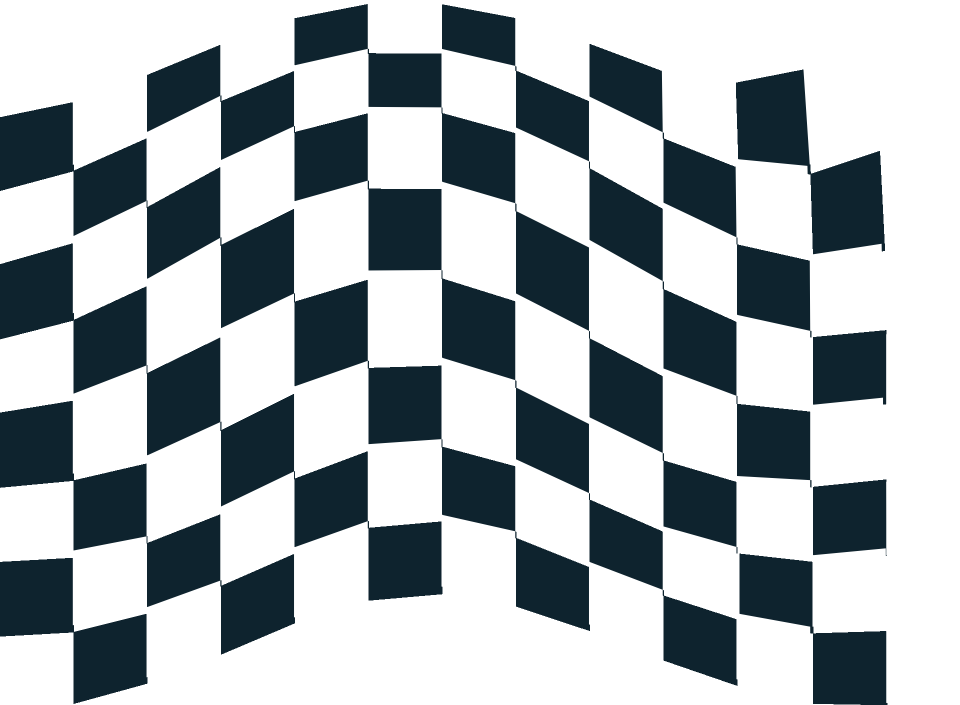
%> input picture Hw1/original.png, 1920 x 1410 px (shown at 1/2 size)
$ octave homework.m   (GNU Octave 9; MATLAB toolbox functions it lacks are replaced by stand-ins)
%> lines starting %> are read from the running program, lines starting %| are printed output that depends on the picture
%Procedure 1: Pictures with different sampling frequency.
I=imread("original.png");
%> I is the input picture: size 1410x1920x3 uint8; mean R, G, B 167.5, 175.2, 179.2
I1=rgb2gray(I);
imshow(I1); %I1 is original gray pic;

%procedure 2: Sampling and interpolation;
%Sampling with 2;
I2=I1(1:2:end,1:2:end);
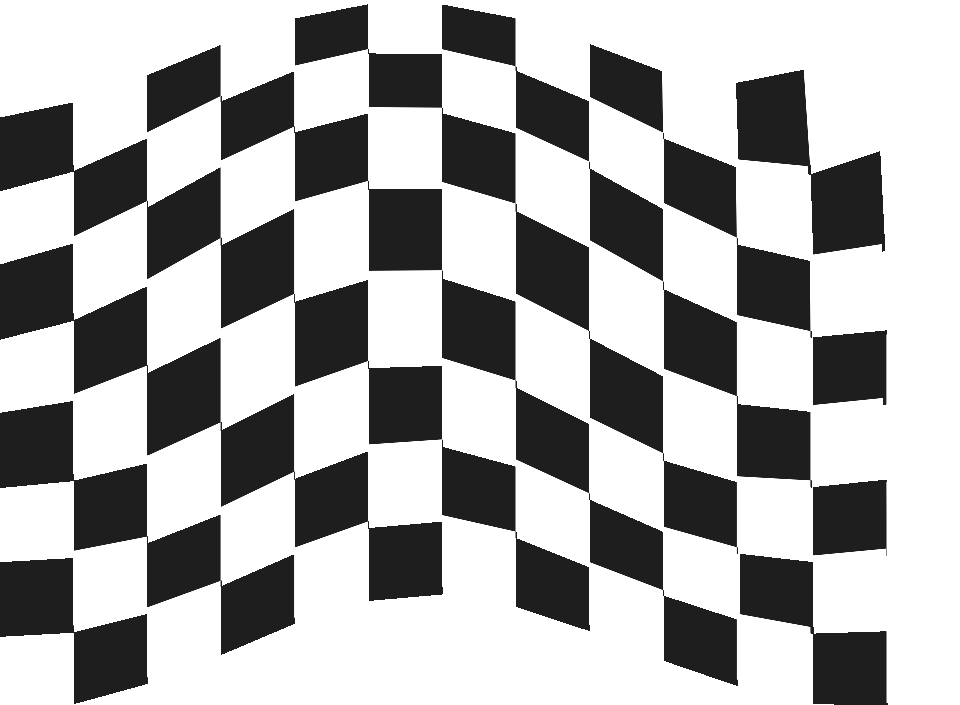
%> I2: size 705x960 uint8; min 30, max 255, mean 173.3
I2=imresize(I2,[1410,1920],"nearest");
%> I2: size 1410x1920 uint8
imshow(I2);
%Sampling with 4;
I3=I1(1:4:end,1:4:end);
I3=imresize(I3,[1410,1920],"nearest");
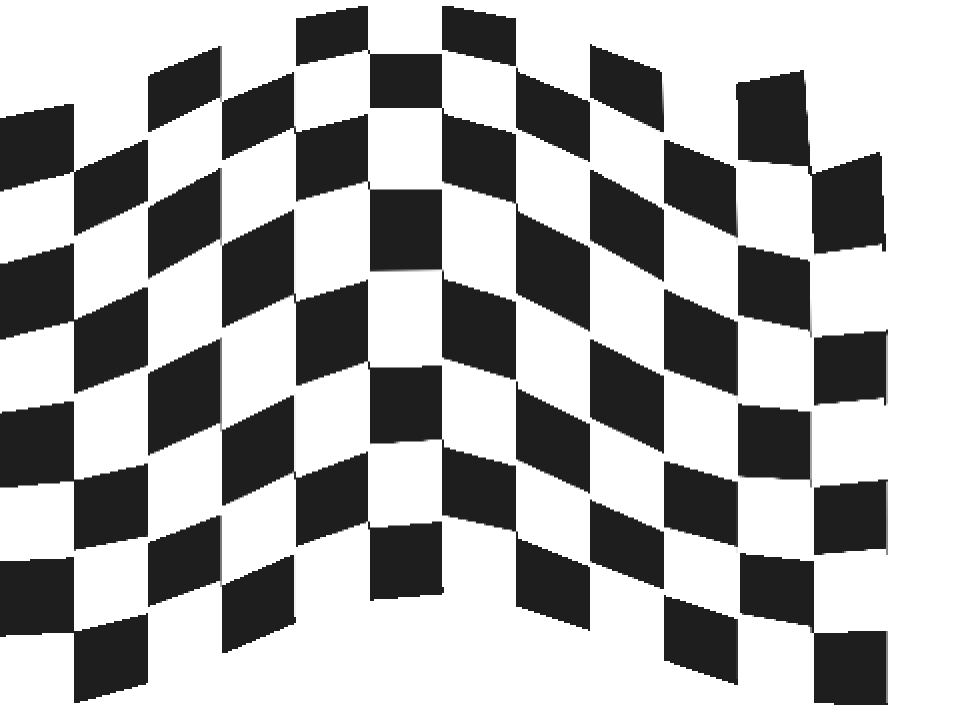
%> I3: size 1410x1920 uint8 (shown at 1/2 size); min 30, max 255, mean 173.4
imshow(I3);
%Sampling with 8;
I4=I1(1:8:end,1:8:end);
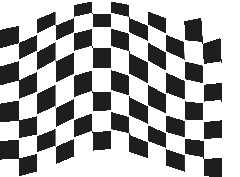
%> I4: size 177x240 uint8; min 30, max 255, mean 173.6
I4=imresize(I4,[1410,1920],"nearest");
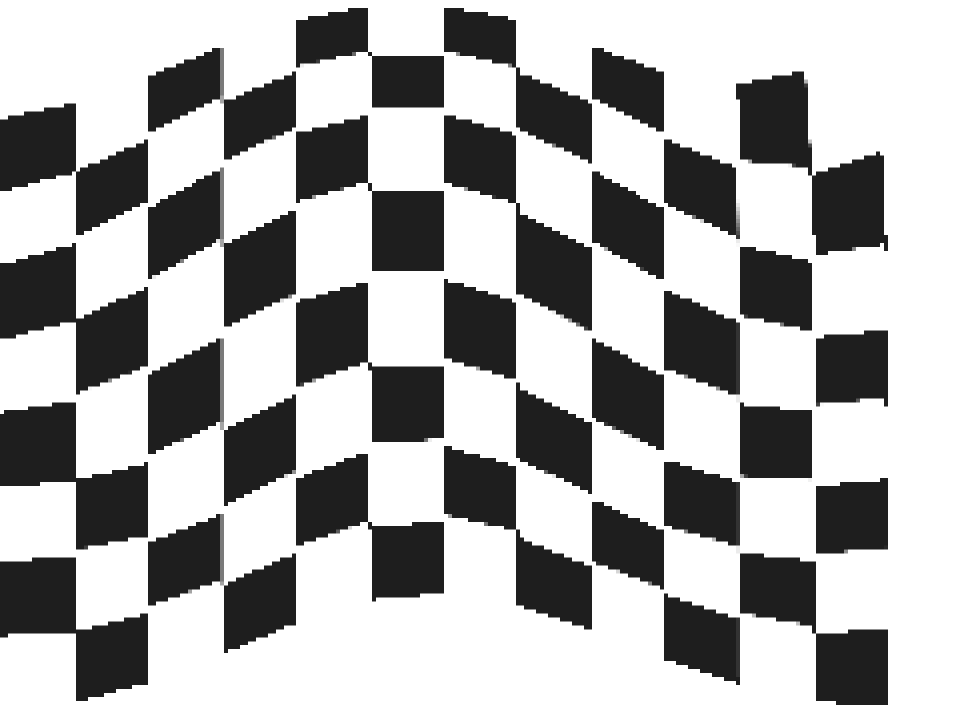
%> I4: size 1410x1920 uint8 (shown at 1/2 size); min 30, max 255, mean 173.6
imshow(I4);

%Procedure 3: Try different interpolation;
%Execute on frequency=8.
%Original picture is I1, now dealing with I4.

intp1=I4;
imshow(intp1);%Using "nearest" interpolation.

intp2=I1(1:8:end,1:8:end);
intp2=imresize(intp2,[1410,1920],"bilinear");%Using "bilinear" interpolation
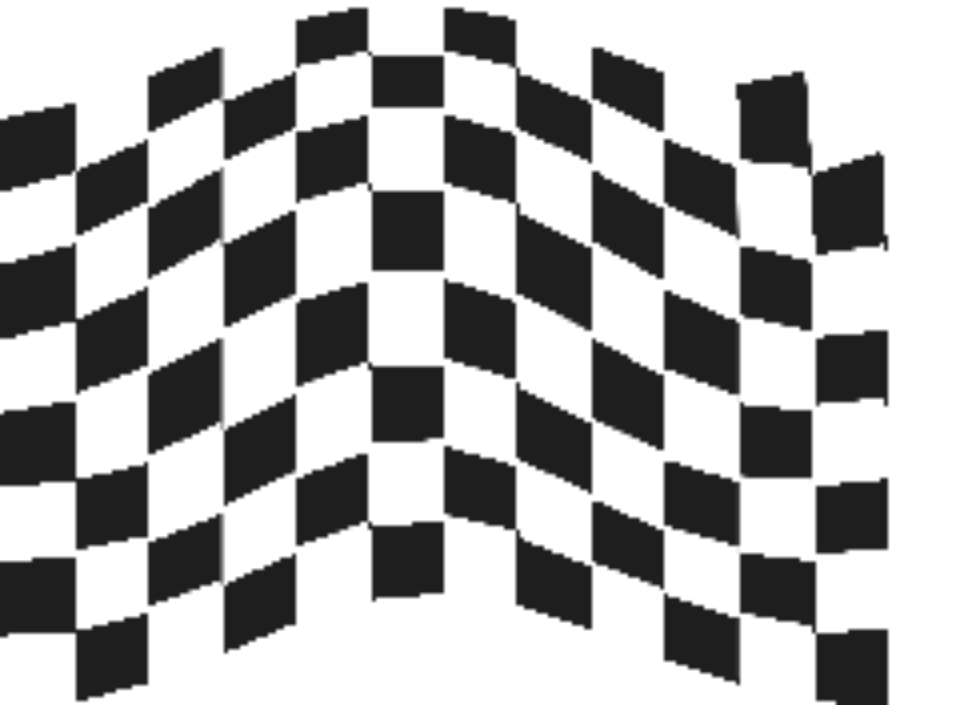
%> intp2: size 1410x1920 uint8 (shown at 1/2 size); min 30, max 255, mean 173.6; mean of the top-left, top-right, bottom-left and bottom-right quarters 165.2, 184, 168.7, 176.7
imshow(intp2);

intp3=I1(1:8:end,1:8:end);
intp3=imresize(intp3,[1410,1920],"bicubic");%Using "bicubic" interpolation
imshow(intp3);

intp4=I1(1:8:end,1:8:end);
intp4=imresize(intp4,[1410,1920],"box");%Using "box" interpolation
imshow(intp4);

%Procedure 4:Filtering before sampling.
%Using imfilter to implement filter.
%implement Gaussian filter.

Iblur1=imgaussfilt(I1,4);
Iblur1=Iblur1(1:8:end,1:8:end);
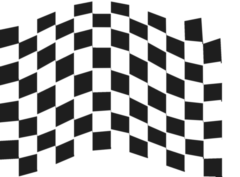
%> Iblur1: size 177x240 uint8; min 30, max 255, mean 173.5
Iblur1=imresize(Iblur1,[1410,1920],"bilinear");
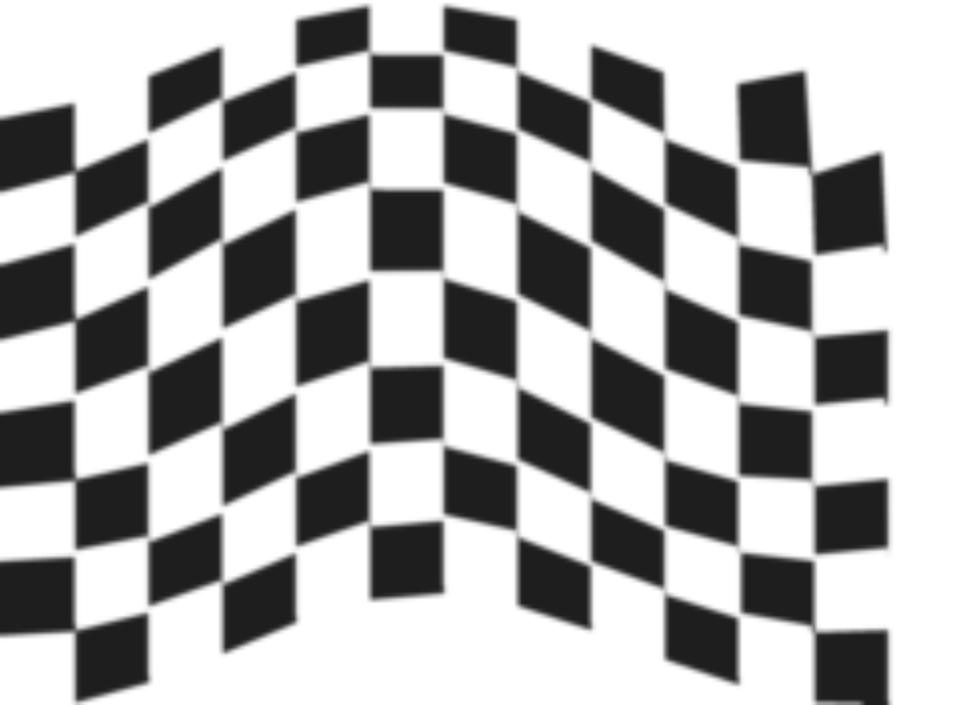
%> Iblur1: size 1410x1920 uint8 (shown at 1/2 size); min 30, max 255, mean 173.5
imshow(Iblur1);

%implement PSF conv.
PSF=fspecial("average",10);
Iblur2=imfilter(I1,PSF,"symmetric","conv");
Iblur2=Iblur2(1:8:end,1:8:end);
%> Iblur2: size 177x240 uint8
Iblur2=imresize(Iblur2,[1410,1920],"bilinear");
%> Iblur2: size 1410x1920 uint8
imshow(Iblur2);

$ run again, with Hw1/Gauss.png copied over Hw1/original.png
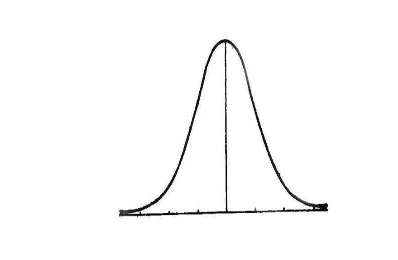
%> input picture Hw1/Gauss.png, 398 x 260 px
%> I is the input picture: size 260x398x3 uint8; min 0, max 255, mean 250.8
%> `intp2=imresize(intp2,[1410,1920],"bilinear");`:
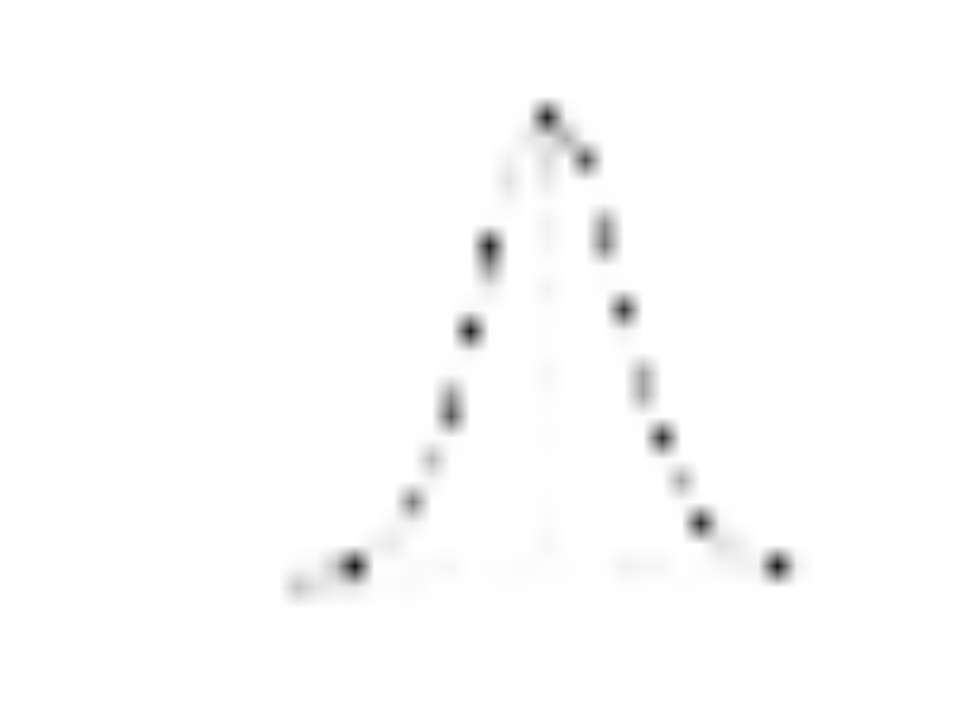
%> intp2: size 1410x1920 uint8 (shown at 1/2 size); min 17, max 255, mean 252.6
%> `Iblur1=imresize(Iblur1,[1410,1920],"bilinear");`:
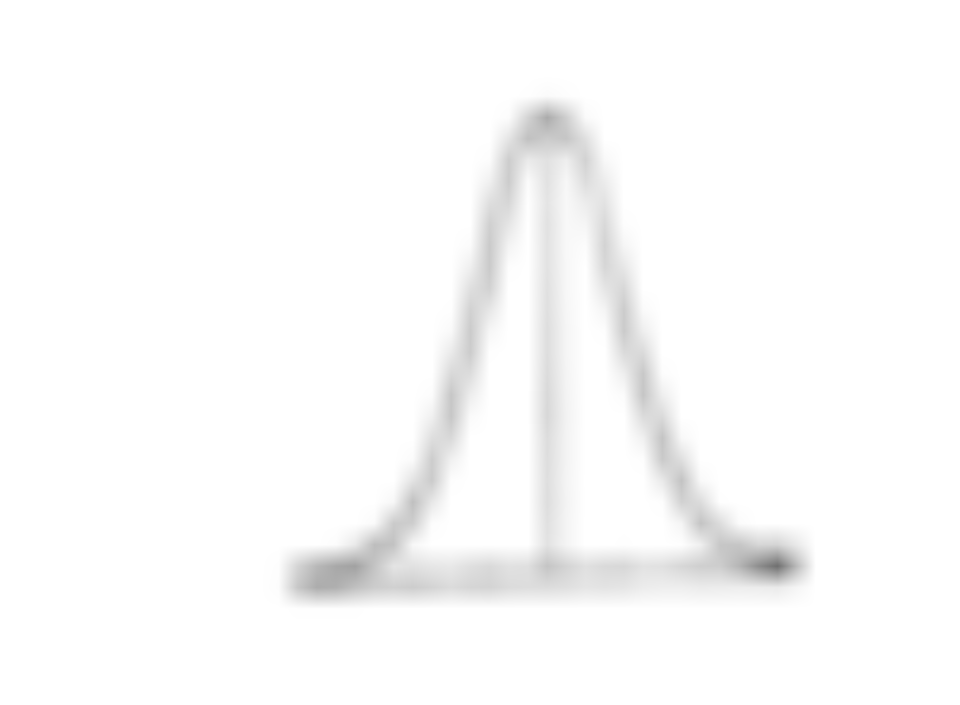
%> Iblur1: size 1410x1920 uint8 (shown at 1/2 size); min 111, max 255, mean 250.9

$ run again, with Hw1/alias.png copied over Hw1/original.png
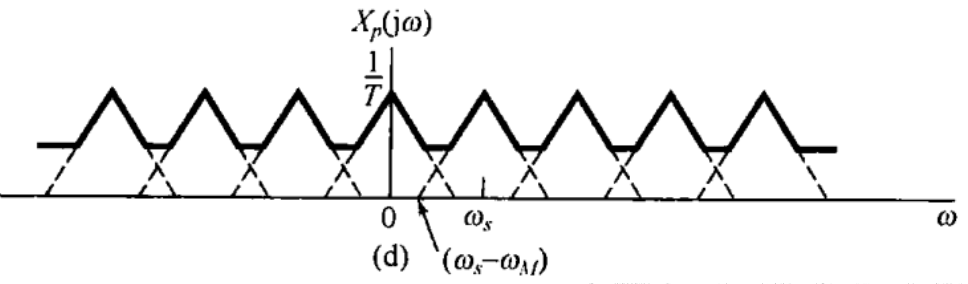
%> input picture Hw1/alias.png, 968 x 284 px
%> I is the input picture: size 284x968x3 uint8; min 0, max 255, mean 240.1
%> `Iblur1=imresize(Iblur1,[1410,1920],"bilinear");`:
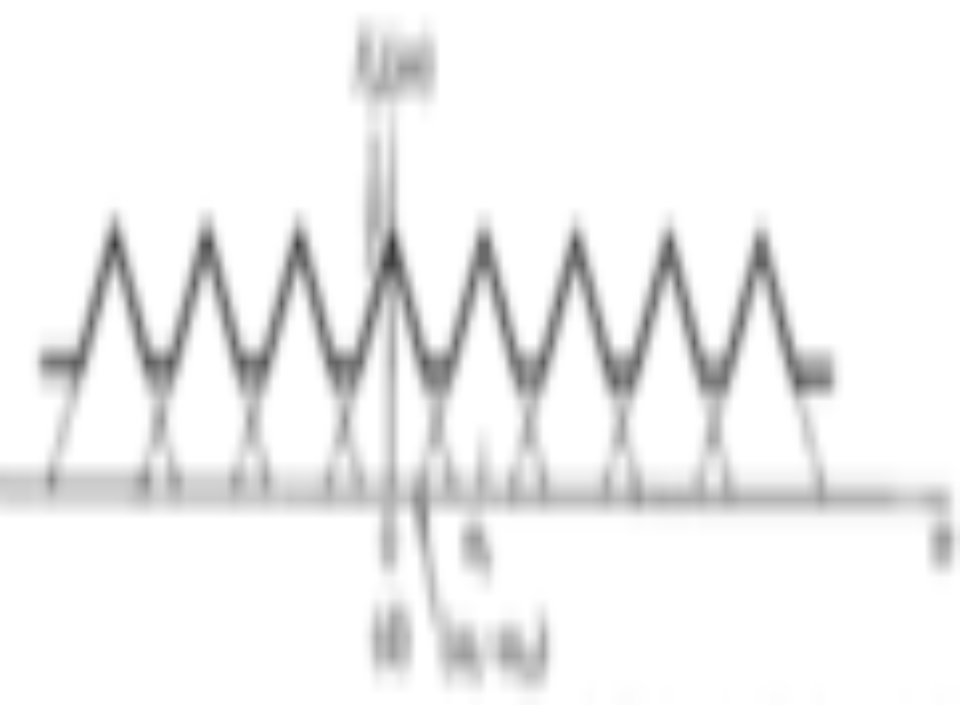
%> Iblur1: size 1410x1920 uint8 (shown at 1/2 size); min 52, max 255, mean 240.3
%> `Iblur2=Iblur2(1:8:end,1:8:end);`:
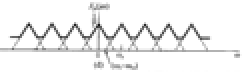
%> Iblur2: size 36x121 uint8 (shown 2 times larger); min 25, max 255, mean 240.1

$ run again, with Hw1/PSF_Average_conv.jpg saved as Hw1/original.png
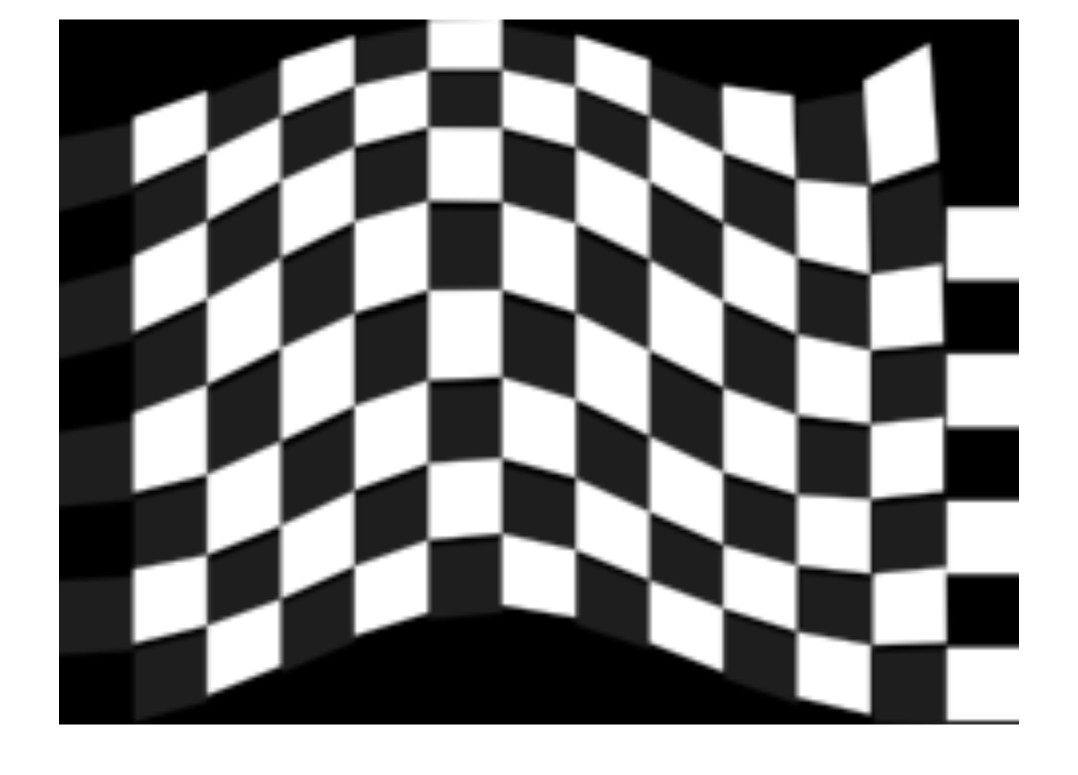
%> input picture Hw1/PSF_Average_conv.jpg, 2156 x 1550 px (shown at 1/2 size)
%> I is the input picture: size 1550x2156x3 uint8; min 0, max 255, mean 137.9
%> `Iblur1=imresize(Iblur1,[1410,1920],"bilinear");`:
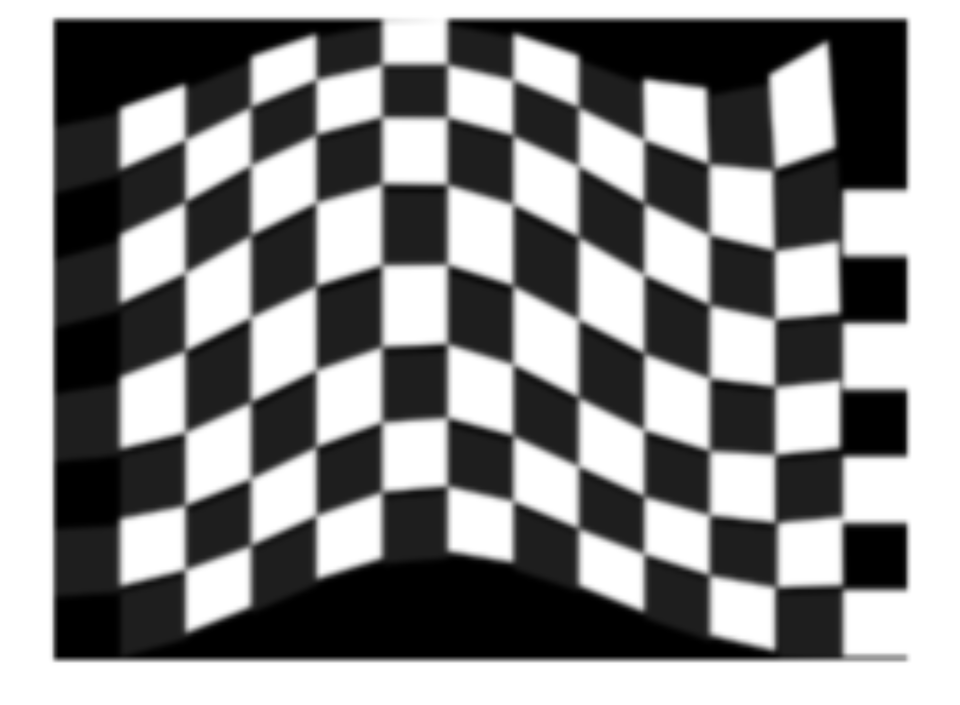
%> Iblur1: size 1410x1920 uint8 (shown at 1/2 size); min 0, max 255, mean 138.3
